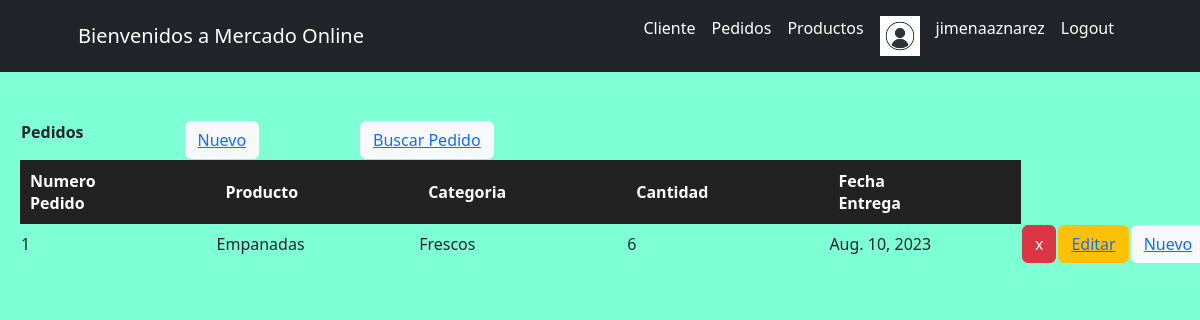
Page /MercadoApp/Pedidos/ (signed in) on the committed database.
### MercadoApp/models.py (models this page shows)
class Pedidos(models.Model):
    numero_pedido = models.IntegerField()
    nombre_producto = models.CharField(max_length=50)
    categoria_producto = models.CharField(max_length=50)
    cantidad = models.IntegerField()
    fecha_entrega = models.DateField()

### MercadoApp/views.py (the view)
# urls.py: path("Pedidos/", pedidos, name="Pedidos"),
def pedidos(request):
    avatar = getavatar(request)
    Pedido = Pedidos.objects.all()
    return render(request, "MercadoApp/Pedidos.html", {"Pedidos":Pedido, "avatar":avatar})

### MercadoApp/views.py (called while the page is built)
@login_required
def getavatar(request):
    avatar = Avatar.objects.filter(user=request.user.id) #filter, va a buscar algo especifico, va a traer el avatar que le pertenece a ese usuario
    try:
        avatar= avatar[0].image.url # y lo trae como imagen y lo guarda en una variable
    except:
        avatar = None
    return avatar

### MercadoApp/templates/MercadoApp/Pedidos.html (shortened to what this page needs)
<div>
    {% extends "MercadoApp/inicio.html" %}
    {% load static %}
        {% block contenidoQueCambia %}
            <div class="formPedidoFormulario">
            <table id="buscarPedido">
                <th><p>Pedidos</p>
                <th><button class="btn btn-light btnNuevoPedido"><a href="{% url 'pedidosFormulario' %}" >Nuevo</a></button></th>
                <th><button class="btn btn-light btnNuevoPedido"><a href="{% url 'getPedido' %}">Buscar Pedido</a></button></th>
            </table>
            <table id="tableInfoPedidos">
                <tr id="tituloTablaPedidos">
                    <th>Numero Pedido</th>
                    <th>Producto</th>
                    <th>Categoria </th>
                    <th>Cantidad   </th>
                    <th>Fecha Entrega</th>
                </tr>
                <tr>
                    {% for pedido in Pedidos %}
                        <tr>
                            <td>{{pedido.numero_pedido}}</td>
                            <td>{{pedido.nombre_producto}}</td>
                            <td>{{pedido.categoria_producto}}</td>
                            <td>{{pedido.cantidad}}</td>
                            <td>{{pedido.fecha_entrega}}</td>
                            <td><button class="btn btn-danger btnEliminar"><a href="{% url 'eliminarPedido' pedido.numero_pedido %}" >x</a></button></td>
                            <td><button class="btn btn-warning btnEditar"><a href="{% url 'editarPedido' pedido.numero_pedido %}" >Editar</a></button></td>
                            <td><button class="btn btn-light btnNuevoPedido"><a href="{% url 'pedidosFormulario' %}" >Nuevo</a></button></td>
                        </tr>
                    {% endfor%}
                </tr>
            </table>
            </div>
        {% endblock %}

### MercadoApp/templates/MercadoApp/inicio.html (shortened to what this page needs)
<!DOCTYPE html>
<html lang="en">
<head>
    {% load static %}
    <link href="{% static 'MercadoApp/css/Jime.css'%}" rel="stylesheet"/>
    <link href="{% static 'MercadoApp/css/bootstrap.min.css'%}" rel="stylesheet"/>
</head>
<body>
    <nav class="navbar navbar-expand-lg  fixed-top bg-dark" id="mainNav">
        <div class="container px-4 px-lg-5">
            <a class="navbar-brand navText" href="#page-top">Bienvenidos a Mercado Online</a>
            <div class="collapse navbar-collapse" id="navbarResponsive">
                <ul class="navbar-nav ms-auto">
                    <li class="nav-item"><a class="nav-link navText" href="{% url 'Cliente' %}">Cliente</a></li>
                    <li class="nav-item"><a class="nav-link navText" href="{% url 'Pedidos' %}">Pedidos</a></li>
                    <li class="nav-item"><a class="nav-link navText" href="{% url 'Productos' %}">Productos</a></li>
                    <li class="nav-item"><a class="nav-link navText" href=""><img src="{{avatar}}" width="40px" alt="perfil"></a></li>
                    <li class="nav-item"><a class="nav-link navText" href="{% url 'perfil' %}">{{user.username}}</a></li>
                    <li class="nav-item"><a class="nav-link navText" href="{% url 'Logout' %}">Logout</a></li>
                </ul>
            </div>
        </div>
    </nav>
    <div class="contenido">
        {% block contenidoQueCambia %}{% endblock %}
    </div>
</body>
</html>

### MercadoApp/static/MercadoApp/css/Jime.css (style rules this page uses)
body { background-color: aquamarine !important; }
.navText { color: white !important; }
.contenido { margin-top: 100px !important; padding: 20px !important; }
#tituloTablaPedidos { background-color: rgb(34, 34,34); color: white; }
#tituloTablaPedidos th { padding: 10px; }
#tableInfoPedidos tr th { padding-right: 120px; }
#buscarPedido tr th { padding-right: 100px; }
.btnEliminar a { border-radius: 15px !important; color: white !important; text-decoration: none !important; }

### rows in the picture
Pedidos: numero_pedido "1", nombre_producto "Empanadas", categoria_producto "Frescos", cantidad "6", fecha_entrega "Aug. 10, 2023"

### other values in the picture
{{ user.username }} "jimenaaznarez"
